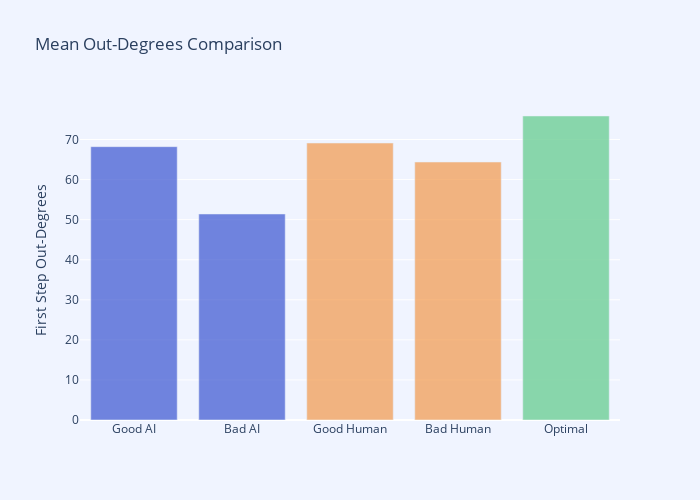
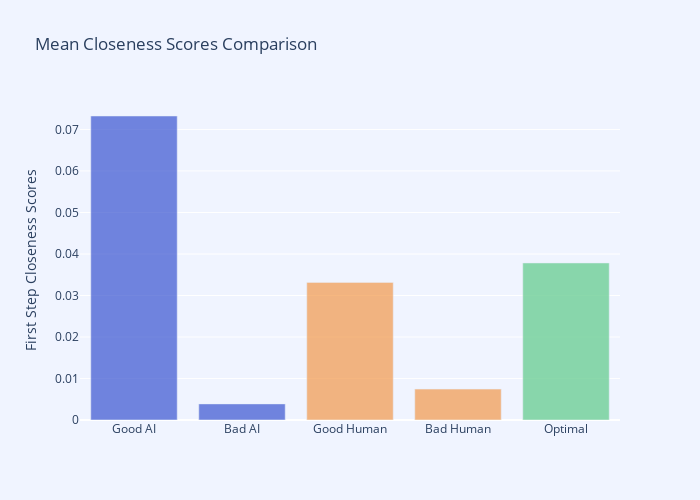

Notebook source saved alongside these figures, in order:
### Code cell
import plotly.graph_objects as go
import numpy as np

# Define fixed colors with transparency
PRIMARY_BLUE = "rgba(58, 85, 209, 0.7)"  # AI paths - Light Blue with opacity
SOFT_ORANGE = "rgba(242, 153, 74, 0.7)"  # Human paths - Soft Orange with opacity
LIGHT_GREEN = "rgba(111, 207, 151, 0.8)" # Shortest paths - Light Green with slight opacity

# Data for degrees and scores
degree_means = [np.mean(ai_good_degrees), np.mean(ai_bad_degrees), 
                np.mean(human_good_degrees), np.mean(human_bad_degrees), 
                np.mean(optimal_degrees)]
score_means = [np.mean(ai_good_scores), np.mean(ai_bad_scores), 
               np.mean(human_good_scores), np.mean(human_bad_scores), 
               np.mean(optimal_scores)]

# Labels for the groups
degree_labels = ["Good AI", "Bad AI", "Good Human", "Bad Human", "Optimal"]
score_labels = ["Good AI", "Bad AI", "Good Human", "Bad Human", "Optimal"]

# Define colors
bar_colors = [PRIMARY_BLUE, PRIMARY_BLUE, SOFT_ORANGE, SOFT_ORANGE, LIGHT_GREEN]

# Plotting Degrees
fig_degrees = go.Figure()

fig_degrees.add_trace(go.Bar(
    x=degree_labels,
    y=degree_means,
    marker_color=bar_colors,
    hovertemplate=["%{x}: %{y:.2f}<extra></extra>" for x, y in zip(degree_labels, degree_means)]  # Hover template
))

fig_degrees.update_layout(
    title="Mean Out-Degrees Comparison",
    # xaxis_title="Groups",
    yaxis_title="First Step Out-Degrees",
    plot_bgcolor="rgba(240, 244, 255, 1)",  # Background
    paper_bgcolor="rgba(240, 244, 255, 1)",  # Paper background
    font=dict(size=12),
    width=700,
    height=500
)

# Plotting Scores
fig_scores = go.Figure()

fig_scores.add_trace(go.Bar(
    x=score_labels,
    y=score_means,
    marker_color=bar_colors,
    hovertemplate=["%{x}: %{y:.2f}<extra></extra>" for x, y in zip(score_labels, score_means)]  # Hover template
))

fig_scores.update_layout(
    title="Mean Closeness Scores Comparison",
    # xaxis_title="Groups",
    yaxis_title="First Step Closeness Scores",
    plot_bgcolor="rgba(240, 244, 255, 1)",  # Background
    paper_bgcolor="rgba(240, 244, 255, 1)",  # Paper background
    font=dict(size=12),
    width=700,
    height=500
)

# Show both figures
fig_degrees.show()
# pio.write_html(fig_degrees, "pages/mean_out_degrees_comparison.html", full_html=True)

fig_scores.show()
# pio.write_html(fig_scores, "pages/mean_closeness_scores_comparison.html", full_html=True)

### Figure 1 — Plotly figure (JSON) as saved in the notebook; plotly's stock layout.template omitted (floating-point values rounded to 4 significant figures)
{"data": [{"hovertemplate": ["%{x}: %{y:.2f}<extra></extra>", "%{x}: %{y:.2f}<extra></extra>", "%{x}: %{y:.2f}<extra></extra>", "%{x}: %{y:.2f}<extra></extra>", "%{x}: %{y:.2f}<extra></extra>"], "marker": {"color": ["rgba(58, 85, 209, 0.7)", "rgba(58, 85, 209, 0.7)", "rgba(242, 153, 74, 0.7)", "rgba(242, 153, 74, 0.7)", "rgba(111, 207, 151, 0.8)"]}, "type": "bar", "x": ["Good AI", "Bad AI", "Good Human", "Bad Human", "Optimal"], "y": [68.22, 51.41, 69.11, 64.38, 75.87]}], "layout": {"font": {"size": 12}, "height": 500, "paper_bgcolor": "rgba(240, 244, 255, 1)", "plot_bgcolor": "rgba(240, 244, 255, 1)", "title": {"text": "Mean Out-Degrees Comparison"}, "width": 700, "yaxis": {"title": {"text": "First Step Out-Degrees"}}}}

### Figure 2 — Plotly figure (JSON) as saved in the notebook; plotly's stock layout.template omitted (floating-point values rounded to 4 significant figures)
{"data": [{"hovertemplate": ["%{x}: %{y:.2f}<extra></extra>", "%{x}: %{y:.2f}<extra></extra>", "%{x}: %{y:.2f}<extra></extra>", "%{x}: %{y:.2f}<extra></extra>", "%{x}: %{y:.2f}<extra></extra>"], "marker": {"color": ["rgba(58, 85, 209, 0.7)", "rgba(58, 85, 209, 0.7)", "rgba(242, 153, 74, 0.7)", "rgba(242, 153, 74, 0.7)", "rgba(111, 207, 151, 0.8)"]}, "type": "bar", "x": ["Good AI", "Bad AI", "Good Human", "Bad Human", "Optimal"], "y": [0.07324, 0.003875, 0.03316, 0.007442, 0.03783]}], "layout": {"font": {"size": 12}, "height": 500, "paper_bgcolor": "rgba(240, 244, 255, 1)", "plot_bgcolor": "rgba(240, 244, 255, 1)", "title": {"text": "Mean Closeness Scores Comparison"}, "width": 700, "yaxis": {"title": {"text": "First Step Closeness Scores"}}}}
